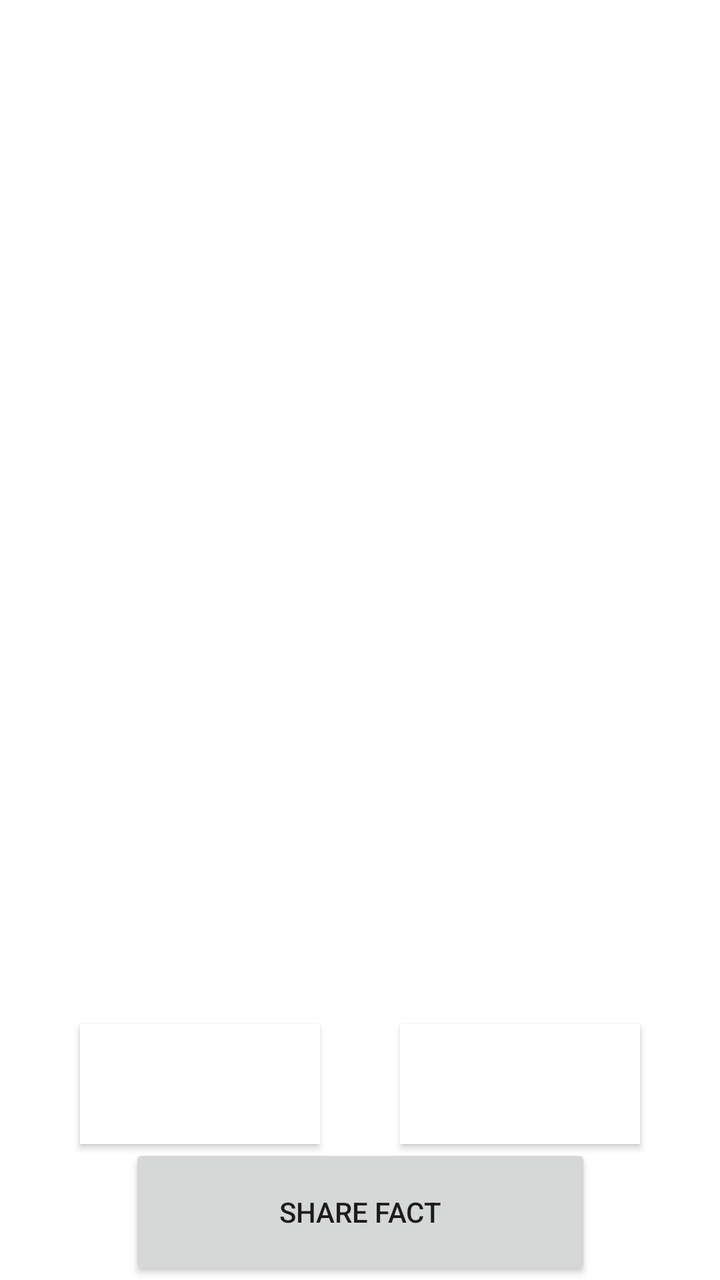
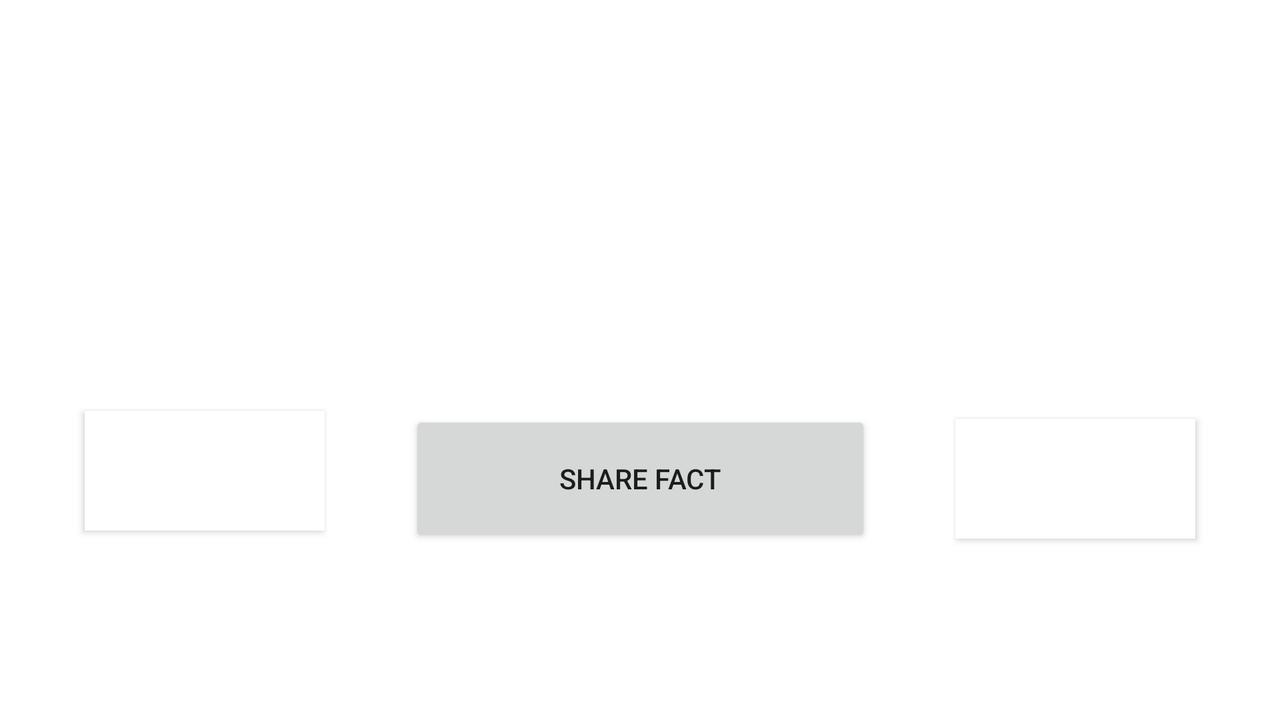

One screen, two layout resources from the same app: the default and the author's alternative for another configuration. Each is rendered where Android would select it; the XML of both is given below.
<!-- AndroidManifest.xml: application theme Theme.FactBook -->
<!-- res/layout/fragment_insects.xml -->
<?xml version="1.0" encoding="utf-8"?>
<layout xmlns:android="http://schemas.android.com/apk/res/android"
    xmlns:app="http://schemas.android.com/apk/res-auto"
    xmlns:tools="http://schemas.android.com/tools"
    tools:context=".InsectsFragment">

    <androidx.constraintlayout.widget.ConstraintLayout
        style="@style/layoutForFragments"
        android:layout_width="match_parent"
        android:layout_height="match_parent">

        <TextView
            android:id="@+id/insectsTextview"
            style="@style/layoutForFragments"
            android:layout_height="0dp"
            android:gravity="center"
            android:textSize="24sp"
            app:layout_constraintBottom_toTopOf="@+id/insectsNext"
            app:layout_constraintEnd_toEndOf="parent"
            app:layout_constraintStart_toStartOf="parent"
            app:layout_constraintTop_toTopOf="parent"
            app:layout_constraintVertical_chainStyle="spread" />

        <Button
            android:id="@+id/insectsPrevious"
            style="@style/PreviousNextButton"
            android:layout_width="120dp"
            android:layout_height="60dp"
            android:text="@string/previous_button"
            app:layout_constraintBottom_toBottomOf="@+id/insectsNext"
            app:layout_constraintEnd_toEndOf="parent"
            app:layout_constraintStart_toEndOf="@+id/insectsNext"
            app:layout_constraintTop_toTopOf="@+id/insectsNext" />

        <Button
            android:id="@+id/insectsNext"
            style="@style/PreviousNextButton"
            android:layout_width="120dp"
            android:layout_height="60dp"
            android:text="@string/next_button"
            app:layout_constraintBottom_toTopOf="@+id/insectsShare"
            app:layout_constraintEnd_toStartOf="@+id/insectsPrevious"
            app:layout_constraintStart_toStartOf="parent"
            app:layout_constraintTop_toBottomOf="@+id/insectsTextview" />

        <Button
            android:id="@+id/insectsShare"
            style="@style/shareButton"
            android:layout_width="231dp"
            android:layout_height="68dp"
            android:text="@string/share_button"
            app:layout_constraintBottom_toBottomOf="parent"
            app:layout_constraintEnd_toEndOf="parent"
            app:layout_constraintHorizontal_bias="0.501"
            app:layout_constraintStart_toStartOf="parent"
            app:layout_constraintTop_toBottomOf="@+id/insectsNext" />
    </androidx.constraintlayout.widget.ConstraintLayout>
</layout>
<!-- resources referenced by this layout -->
<resources>
  <string name="next_button">Next</string>
  <string name="previous_button">Prev</string>
  <string name="share_button">Share Fact</string>
  <style name="PreviousNextButton">
          <item name="android:layout_width">120dp</item>
          <item name="android:layout_height">60dp</item>
          <item name="android:background">@color/white</item>
          <item name="android:textColor">@color/white</item>
          <item name="android:textStyle">bold</item>
      </style>
  <style name="Theme.FactBook" parent="Theme.MaterialComponents.DayNight.DarkActionBar">
          
          <item name="colorPrimary">@color/purple_500</item>
          <item name="colorPrimaryVariant">@color/purple_700</item>
          <item name="colorOnPrimary">@color/white</item>
          
          <item name="colorSecondary">@color/teal_200</item>
          <item name="colorSecondaryVariant">@color/teal_700</item>
          <item name="colorOnSecondary">@color/black</item>
          
          <item name="android:statusBarColor" tools:targetApi="l">?attr/colorPrimaryVariant</item>
          
      </style>
</resources>
<!-- res/layout-land/fragment_insects.xml (the author's variant of the layout above) -->
<!-- drawn on the phone turned sideways -->
<?xml version="1.0" encoding="utf-8"?>
<layout xmlns:android="http://schemas.android.com/apk/res/android"
    xmlns:app="http://schemas.android.com/apk/res-auto"
    xmlns:tools="http://schemas.android.com/tools"
    tools:context=".InsectsFragment">

    <androidx.constraintlayout.widget.ConstraintLayout
        style="@style/layoutForFragments"
        android:layout_width="match_parent"
        android:layout_height="match_parent">

        <TextView
            android:id="@+id/insectsTextview"
            style="@style/layoutForFragments"
            android:layout_height="wrap_content"
            android:gravity="center"
            android:textSize="24sp"
            app:layout_constraintBottom_toTopOf="@+id/insectsShare"
            app:layout_constraintEnd_toEndOf="parent"
            app:layout_constraintStart_toStartOf="parent"
            app:layout_constraintTop_toTopOf="parent" />

        <Button
            android:id="@+id/insectsPrevious"
            style="@style/PreviousNextButton"
            android:layout_width="120dp"
            android:layout_height="60dp"
            android:text="@string/previous_button"
            app:layout_constraintBottom_toBottomOf="@+id/insectsShare"
            app:layout_constraintEnd_toEndOf="parent"
            app:layout_constraintHorizontal_bias="0.5"
            app:layout_constraintStart_toEndOf="@+id/insectsShare"
            app:layout_constraintTop_toTopOf="@+id/insectsShare" />

        <Button
            android:id="@+id/insectsNext"
            style="@style/PreviousNextButton"
            android:layout_width="120dp"
            android:layout_height="60dp"
            android:layout_marginBottom="8dp"
            android:text="@string/next_button"
            app:layout_constraintBottom_toBottomOf="@+id/insectsShare"
            app:layout_constraintEnd_toStartOf="@+id/insectsShare"
            app:layout_constraintHorizontal_bias="0.5"
            app:layout_constraintStart_toStartOf="parent"
            app:layout_constraintTop_toTopOf="@+id/insectsShare" />

        <Button
            android:id="@+id/insectsShare"
            style="@style/shareButton"
            android:layout_width="231dp"
            android:layout_height="68dp"
            android:text="@string/share_button"
            app:layout_constraintBottom_toBottomOf="parent"
            app:layout_constraintEnd_toStartOf="@+id/insectsPrevious"
            app:layout_constraintHorizontal_bias="0.5"
            app:layout_constraintStart_toEndOf="@+id/insectsNext"
            app:layout_constraintTop_toBottomOf="@+id/insectsTextview" />
    </androidx.constraintlayout.widget.ConstraintLayout>
</layout>
